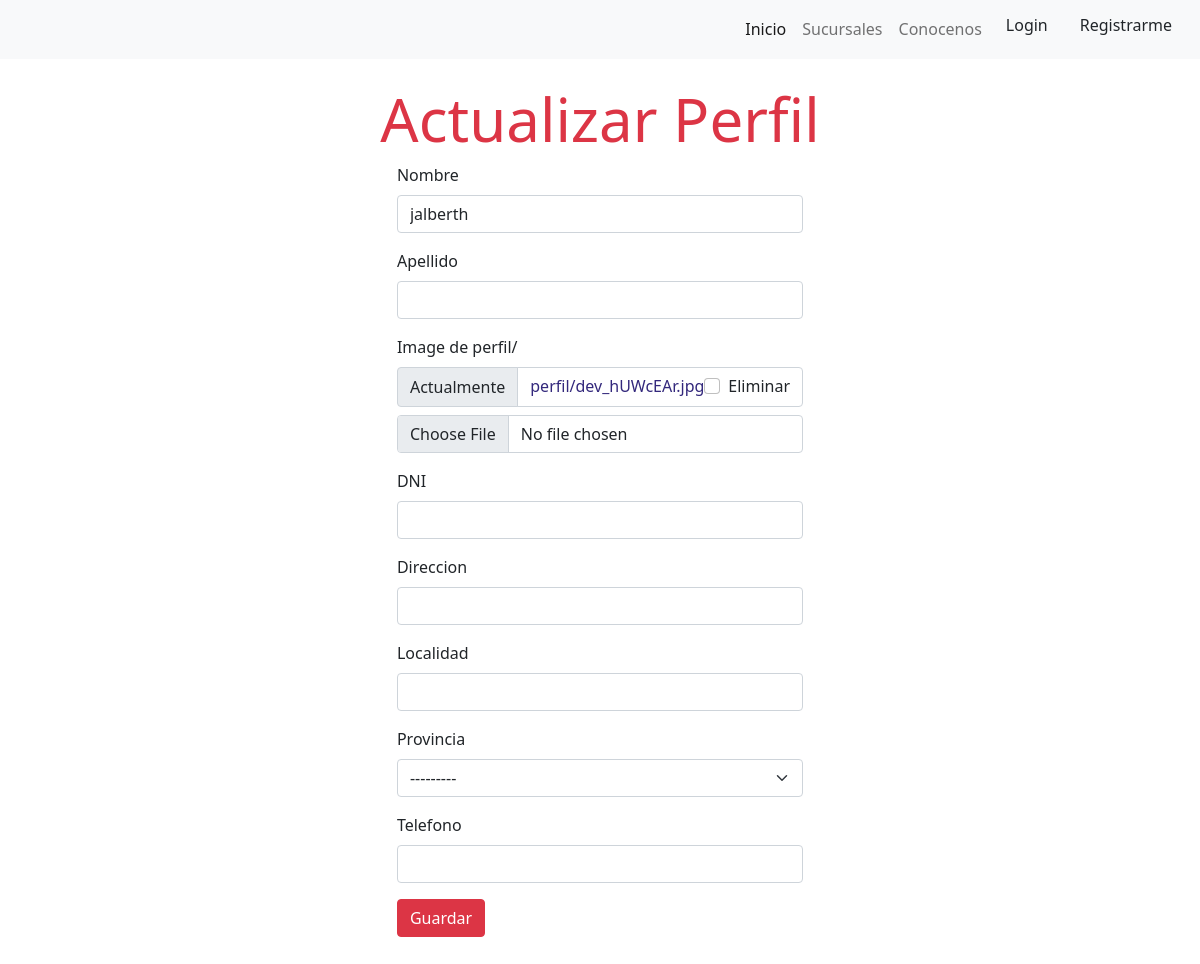
Page /users/userProfile/1 on the earlier database version.
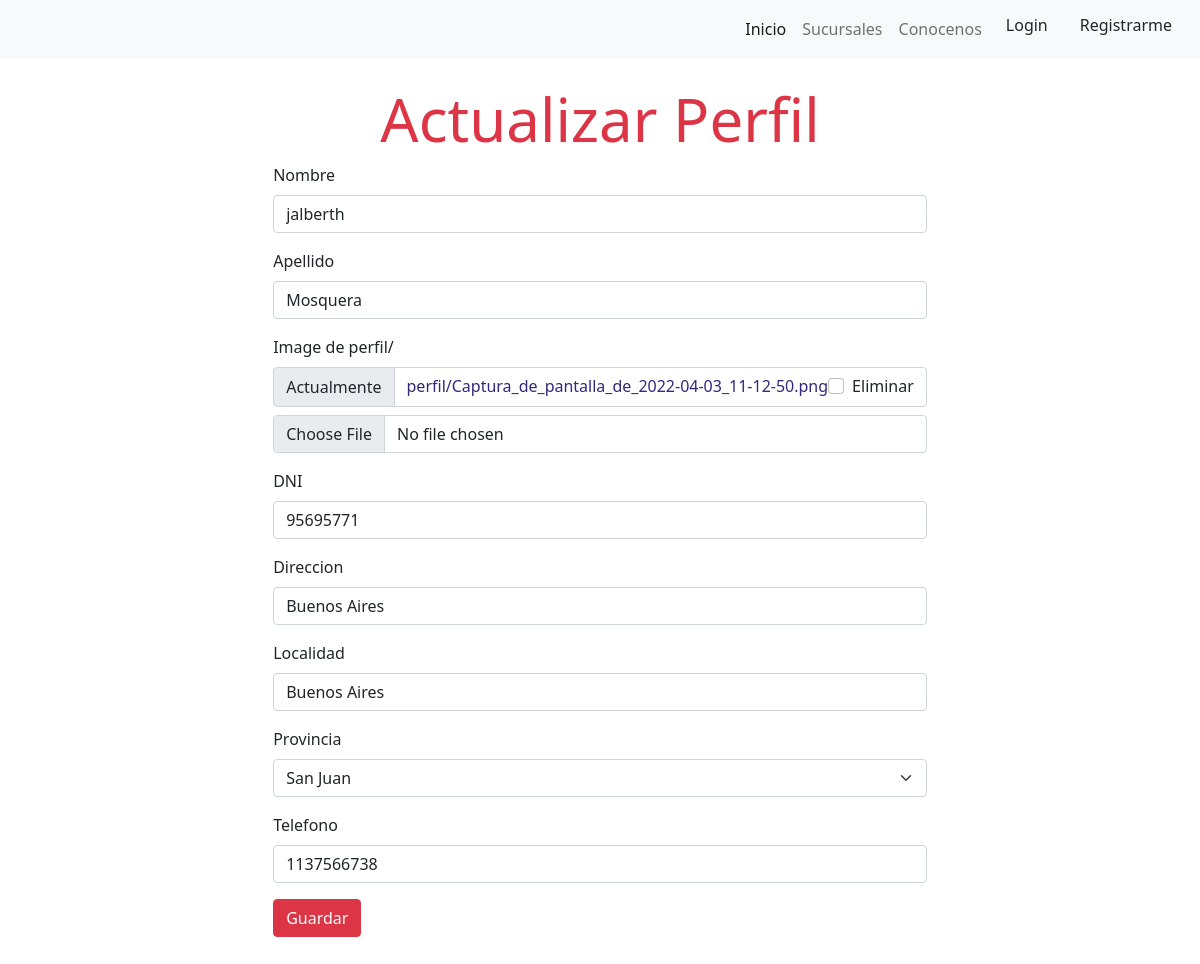
Same page on the later database version.
### usersApp/models.py (models this page shows, shortened)
class Usuario(AbstractUser):
    username = models.CharField('Nombre de usuario', unique=True, max_length=100)
    email = models.EmailField('Correo electronico',unique=True, max_length=254)
    name = models.CharField('Nombre', max_length=200, blank=True, null=True)
    lastName = models.CharField('lastName', max_length=200, blank=True, null=True)
    image = models.ImageField('image de perfil/', upload_to='perfil', null=True, blank=True,default='perfil/undefined.jpg')
    usuar_active = models.BooleanField(default=True)
    user_administrator = models.BooleanField(default=False)
    staff = models.BooleanField(default=False)
    dni = models.IntegerField(verbose_name='DNI', blank=True, null=True)
    direc = models.CharField(max_length=300, verbose_name='Direccion', blank=True, null=True)
    loc = models.CharField(max_length=300, verbose_name='Localidad', blank=True, null=True)
    provincias = (
        ('C.A.B.A.', 'C.A.B.A.'),
        ('Buenos Aires', 'Buenos Aires',),
        ('Catamarca', 'Catamarca'),
        ('Chaco', 'Chaco'),
        ('Chubut', 'Chubut'),
        ('Córdoba', 'Córdoba'),
        ('Corrientes', 'Corrientes'),
        ('Entre Ríos', 'Entre Ríos'),
        ('Formosa', 'Formosa'),
        ('Jujuy', 'Jujuy'),
        ('La Pampa', 'La Pampa'),
        ('La Rioja', 'La Rioja'),
        ('Mendoza', 'Mendoza'),
        ('Misiones', 'Misiones'),
        ('Neuquén', 'Neuquén'),
        ('Río Negro', 'Río Negro'),
        ('Salta', 'Salta'),
        ('San Juan', 'San Juan'),
        ('Santa Cruz', 'Santa Cruz'),
        ('Santa Fe', 'Santa Fe'),
        ('Santiago del Estero', 'Santiago del Estero'),
        ('Tierra del Fuego', 'Tierra del Fuego'),
        ('Tucumán', 'Tucumán'),
    )
    pcia = models.CharField(max_length=300, choices=provincias,verbose_name='Provincia', blank=True, null=True)
    tlf = models.IntegerField(verbose_name='Telefono', blank=True, null=True)
    sick = models.BooleanField(default=False)
    doctors = models.ManyToManyField(Doctor,'Doctor',null=True,blank=True)
    patology = models.ManyToManyField(Patology,'Patologia',null=True,blank=True)
    history = models.TextField('Historia',null=True,blank=True)
    isDoctor = models.BooleanField(default=False)
    nrMembership = models.IntegerField(null=True,blank=True)
    objects = UsuarioManager()
    USER_NAME_FIELD = 'username'
    REQUIRED_FIELDS = ['email', 'name']

### usersApp/views.py (the view)
# urls.py: path('userProfile/<int:pk>',UserProfile.as_view(), name='userProfile'),
class UserProfile(UpdateView):
    model = Usuario
    form_class = UpdateProfileUser
    template_name = 'usersApp/userProfile.html'
    success_url = reverse_lazy('index')

### usersApp/forms.py
class UpdateProfileUser(forms.ModelForm):
    class Meta:
        model = Usuario
        fields = ('name','lastName','image','dni','direc','loc','pcia','tlf')
        labels = {
            'name':'Nombre',
            'lastName':'Apellido',
            'direc':'Direccion',
            'loc':'Localidad',
            'pcia':'Provincia',
            'tlf':'Telefono',
        }

### usersApp/templates/usersApp/userProfile.html (shortened to what this page needs)
{% extends "base.html" %}
{% load static %}
{% load crispy_forms_tags %}
{% block content %}
<link rel="stylesheet" href="{% static 'css/userProfile.css' %}">
<div class=" text-center text-bold h2 border-bottom-0 text-danger">
    Actualizar Perfil
</div>
    <div class="container container-form ">
        <form method='POST' class=''>
            <div class="row">
                <div class="col-12">
                    {{form|crispy}}
                </div>
            </div>
        <input type="submit" class="btn btn-danger" value="Guardar">
    </form>
    </div>
{% endblock %}

Differences in the rows shown:
changed Usuario "jalberth": lastName (not shown) → "Mosquera"; dni (not shown) → "95695771"; direc (not shown) → "Buenos Aires"; loc (not shown) → "Buenos Aires"; pcia "---------" → "San Juan"; tlf (not shown) → "1137566738"
Other differences:
text no longer shown: "Nombre Apellido Image de perfil/ Actualmente perfil/dev_hUWcEAr.jpg Eliminar DNI Direccion Localidad Provincia Telefono"
text now shown: "Nombre Apellido Image de perfil/ Actualmente perfil/Captura_de_pantalla_de_2022-04-03_11-12-50.png Eliminar DNI Direccion Localidad Provincia Telefono"
